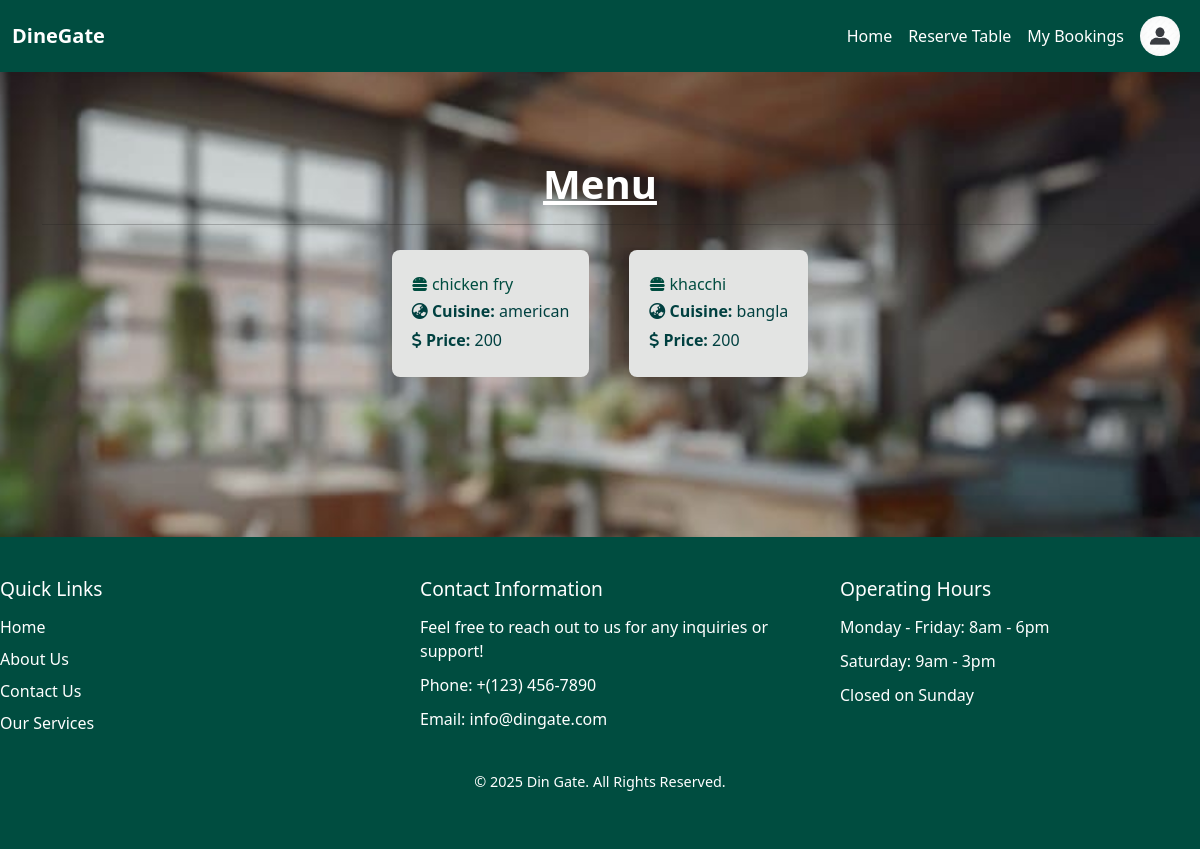
The app's page /view_menu/1/ (signed in) with its own data.
### restaurant/models.py (models this page shows, shortened)
class Menu(models.Model):
    restaurant=models.ForeignKey(Restaurant,on_delete=models.CASCADE)
    item_name=models.CharField(max_length=200)
    cuisine=models.CharField(max_length=100,blank=True,null=True)
    price=models.IntegerField()

### restaurant/views.py (the view)
# urls.py: path('view_menu/<int:id>/',r_views.view_menu,name='view_menu'),
def view_menu(request,id):
    restaurant = Restaurant.objects.get(pk=id)
    menu_items = Menu.objects.filter(restaurant=restaurant)
    return render(request, 'restaurant/Menu.html', {'menu': menu_items, 'restaurants': restaurant})

### account/context_processors.py (called while the page is built)
def user_role(request):
    user = None
    role = None
    if request.session.get('user_id'):
        try:
            user = CustomerUser.objects.get(id=request.session['user_id'])
            role = 'customer'
        except CustomerUser.DoesNotExist:
            pass
    elif request.session.get('restaurant_id'):
        try:
            user = Restaurant.objects.get(id=request.session['restaurant_id'])
            role = 'restaurant'
        except Restaurant.DoesNotExist:
            pass
    return {
        'logged_user': user,
        'logged_role': role,
    }

### template/restaurant/Menu.html
{% extends 'base.html' %}
{% block content %}
<div class="container mt-5">
  <h1 class="text-center" style="color: #ffffff;"><u><b>Menu</b></u> </h1>
  <hr>
  {% if menu %}
    <div class="menu-wrapper">
      {% for item in menu %}
        <div class="menu-item-detail" style="background-color:#e3e4e3; padding: 20px; margin-bottom: 20px; border-radius: 8px;">
          <h5 class="menu-item-detail" style="color: #004D40;"><i class="fas fa-hamburger"></i> {{ item.item_name }}</h5>
          <p class="menu-item-detail"><i class="fas fa-globe-asia"></i> <strong>Cuisine:</strong> {{ item.cuisine }}</p>
          <p class="menu-item-detail"><i class="fas fa-dollar-sign"></i> <strong>Price:</strong> {{ item.price }}</p>
        </div>
      {% endfor %}
    </div>
  {% else %}
    <p class="text-center" style="color:#ffffff"><i class="fas fa-exclamation-circle"></i> No menu items available for this restaurant.</p>
  {% endif %}
</div>
{% endblock %}

### static/css/style.css (style rules this page uses)
body { background-color: #f5f7f2; background-image: url('../images/back.jpg'); background-size: cover; background-position: center; background-repeat: no-repeat; background-attachment: fixed; font-family: 'Segoe UI', Tahoma, Geneva, Verdana, sans-serif; color: #1e1e1e; margin: 0; padding: 0; }
body { font-family: Arial, sans-serif; background-color: #f4f7f6; color: #333; }
h1, h2 { color: #008080; text-align: center; }
.container { max-width: 1200px; margin: 0 auto; padding: 40px; }
.mt-5 { margin-top: 50px; }
h1, h2, h3, h4, h5, h6, p, span, li, a { color: #1e1e1e; }
.container.mt-5 { color: #1e1e1e; }
h1, h2 { color: #1e1e1e; }
.menu-wrapper { display: flex; flex-wrap: wrap; justify-content: center; gap: 40px; margin-top: 20px; }
html, body { height: 100%; margin: 0; }
.menu-item-detail { font-size: 1rem; color: #444; margin: 5px 0; color: #004040; }

### records on screen
Menu: item_name "chicken fry", cuisine "american", price "200"
Menu: item_name "khacchi", cuisine "bangla", price "200"
